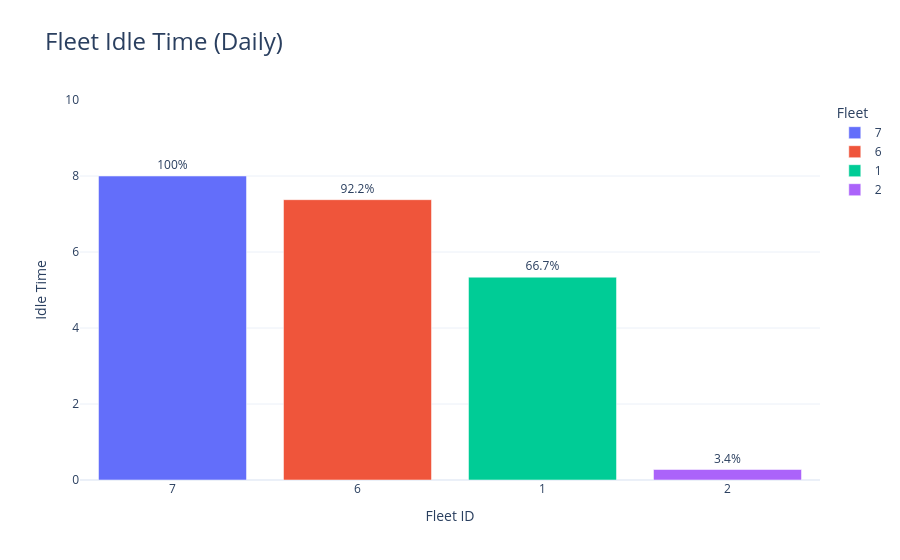

The notebook cell saved with this chart:
### Code cell
import plotly.express as px

# sort by idle time
df_plot = df_fleet.sort_values("idle_time", ascending=False).copy()

# fleet_id to str to keep only existing fleets on x
df_plot['fleet_id'] = df_plot['fleet_id'].astype(str)

df_plot['idle_percent'] = (df_plot['idle_time'] / SHIFT * 100).round(1)


fig = px.bar(
    df_plot,
    x="fleet_id",
    y="idle_time",
    color="fleet_id",               
    text="idle_percent",    
    title="Fleet Idle Time (Daily)",
    labels={
        "fleet_id": "Fleet ID",
        "idle_time": "Idle Time",
    }
)

# txt improvement
fig.update_traces(
    texttemplate="%{text}%",
    textposition='outside',
    hovertemplate='<b>Fleet %{x}</b><br>Idle Time: %{text}%'
)

fig.update_layout(
    title_font_size=24,
    yaxis=dict(range=[0, 10]),
    legend_title_text="Fleet",
    legend=dict(font=dict(size=12)),
    template="plotly_white"
)

fig.show()

### Figure 1 — Plotly figure (JSON) as saved in the notebook; plotly's stock layout.template omitted (floating-point values rounded to 4 significant figures)
{"data": [{"hovertemplate": "<b>Fleet %{x}</b><br>Idle Time: %{text}%", "legendgroup": "7", "marker": {"color": "#636efa", "pattern": {"shape": ""}}, "name": "7", "orientation": "v", "showlegend": true, "text": [100.0], "textposition": "outside", "texttemplate": "%{text}%", "type": "bar", "x": ["7"], "xaxis": "x", "y": [8.0], "yaxis": "y"}, {"hovertemplate": "<b>Fleet %{x}</b><br>Idle Time: %{text}%", "legendgroup": "6", "marker": {"color": "#EF553B", "pattern": {"shape": ""}}, "name": "6", "orientation": "v", "showlegend": true, "text": [92.2], "textposition": "outside", "texttemplate": "%{text}%", "type": "bar", "x": ["6"], "xaxis": "x", "y": [7.377], "yaxis": "y"}, {"hovertemplate": "<b>Fleet %{x}</b><br>Idle Time: %{text}%", "legendgroup": "1", "marker": {"color": "#00cc96", "pattern": {"shape": ""}}, "name": "1", "orientation": "v", "showlegend": true, "text": [66.7], "textposition": "outside", "texttemplate": "%{text}%", "type": "bar", "x": ["1"], "xaxis": "x", "y": [5.337], "yaxis": "y"}, {"hovertemplate": "<b>Fleet %{x}</b><br>Idle Time: %{text}%", "legendgroup": "2", "marker": {"color": "#ab63fa", "pattern": {"shape": ""}}, "name": "2", "orientation": "v", "showlegend": true, "text": [3.4], "textposition": "outside", "texttemplate": "%{text}%", "type": "bar", "x": ["2"], "xaxis": "x", "y": [0.2759], "yaxis": "y"}], "layout": {"barmode": "relative", "legend": {"font": {"size": 12}, "title": {"text": "Fleet"}, "tracegroupgap": 0}, "title": {"font": {"size": 24}, "text": "Fleet Idle Time (Daily)"}, "xaxis": {"anchor": "y", "categoryarray": ["7", "6", "1", "2"], "categoryorder": "array", "domain": [0, 1], "title": {"text": "Fleet ID"}}, "yaxis": {"anchor": "x", "domain": [0, 1], "range": [0, 10], "title": {"text": "Idle Time"}}}}
